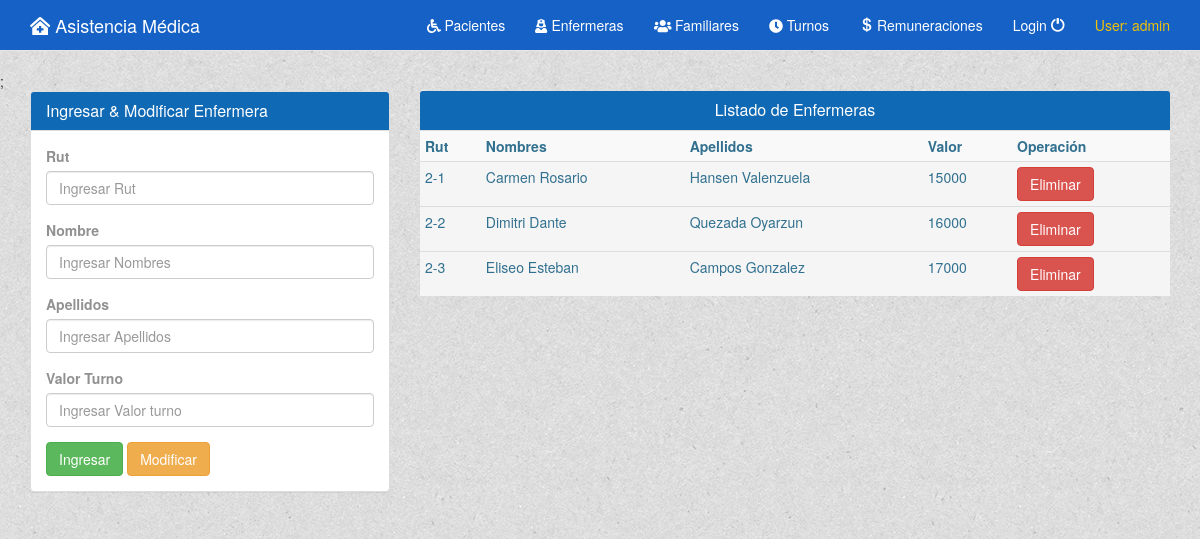
/Vision/GuiEnfermera.php (signed in), run on the app's committed database.
### tables this page shows
CREATE TABLE enfermera(
    rut VARCHAR(10) PRIMARY KEY NOT NULL,
    nombre VARCHAR(50),
    apel VARCHAR(50),
    valor INT
);

### Modelo/Enfermera.php (called while the page is built, shortened)
<?php
require_once("../Datos/Conexion.php");
class Enfermera
{
    public function listarEnfermera()
    {
        $conex = new Conexion();
        $conex->abrirConexionURL();
        $sql = "SELECT * FROM ENFERMERA";
        $result = $conex->ejecutarTransaccion($sql);
        return $result;
    }
}

### Datos/Conexion.php (called while the page is built, shortened)
<?php
class Conexion
{
    private $usuario = "root";
    private $clave = "2020";
    private $host = "127.0.0.1";
    private $bdatos = "bdasistencia";
    public function abrirConexionURL()
    {
        $this->conex = mysqli_connect($this->host, $this->usuario, $this->clave, $this->bdatos) or die("Error de URL");
        return $this->conex;
    }
    public function ejecutarTransaccion($sql)
    {
        $conex = $this->abrirConexionURL();
        $result = mysqli_query($conex, $sql);
        return $result;
    }
}

### Vision/GuiEnfermera.php (the view, shortened to what this page needs)
<!DOCTYPE html>
<html lang="es">
<head>
    <link href="../Bootstrap/css/bootstrap.min.css" rel="stylesheet" />
    <link rel="stylesheet" href="../Bootstrap/css/estilos.css">
</head>
<body>
    <?php include('Barra.php'); ?>;
    <div class="container">
        <div class="row">
            <div class="col-md-4">
                <div class="row">
                    <div class="col-md-12">
                        <div class="panel panel-default">
                            <div class="panel-heading">
                                <h3 class="panel-title">
                                    Ingresar & Modificar Enfermera
                                </h3>
                            </div>
                            <div class="panel-body">
                                <form id="tab" action="../Control/TEnfermera.php" method="post">
                                    <div class="form-group">
                                        <label for="rut">Rut</label>
                                        <input type="text" class="form-control" id="rut" name="rut" placeholder="Ingresar Rut" required>
                                    </div>
                                    <div class="form-group">
                                        <label for="nombre">Nombre</label>
                                        <input type="text" class="form-control" id="nombre" name="nombre" placeholder="Ingresar Nombres" required>
                                    </div>
                                    <div class="form-group">
                                        <label for="apel">Apellidos</label>
                                        <input type="text" class="form-control" id="apel" name="apel" placeholder="Ingresar Apellidos" required>
                                    </div>
                                    <div class="form-group">
                                        <label for="valor">Valor Turno</label>
                                        <input type="number" class="form-control" id="valor" name="valor" placeholder="Ingresar Valor turno" min="1" required>
                                    </div>
                                    <button type="submit" class="btn btn-success" name="OK" value="Ingresar">Ingresar</button>
                                    <button type="submit" class="btn btn-warning" name="OK1" value="Modificar">Modificar</button>
                                </form>
                            </div>
                        </div>
                    </div>
                </div>
            </div>
            <div class="col-md-8">
                <div class="row">
                    <div class="col-md-12">
                        <div class="panel-heading text-center">
                            <h3 class="panel-title">
                                Listado de Enfermeras
                            </h3>
                        </div>
                        <form id="tab" action="../Control/TEnfermera.php" method="post">
                            <table class="table table-striped text-info table-condensed">
                                <tr>
                                    <th>Rut</th>
                                    <th>Nombres</th>
                                    <th>Apellidos</th>
                                    <th>Valor</th>
                                    <th>Operación</th>
                                </tr>
                                <?php
                                require_once('../Modelo/Enfermera.php');
                                $objCat = new Enfermera();
                                $datos = $objCat->listarEnfermera();
                                while ($reg = mysqli_fetch_row($datos)) {
                                    echo "<tr class='active'>";
                                    echo "<td>" . $reg[0] . "</td>";
                                    echo "<td>" . $reg[1] . "</td>";
                                    echo "<td>" . $reg[2] . "</td>";
                                    echo "<td>" . $reg[3] . "</td>";
                                    echo "<td>";
                                    echo "<form id='tab' action='../Control/TEnfermera.php' method='post'>" .
                                        "<input type='hidden' id='rut' name='rut' value=" . $reg[0] . ">
                                     <button type='submit' class='btn btn-danger' name='OK2' value='Eliminar'>Eliminar</button>";
                                    echo "</form >";
                                    echo "</td>";
                                    echo "</tr>";
                                }
                                ?>
                            </table>
                        </form>
                    </div>
                </div>
            </div>
        </div>
</body>
</html>

### data on the page
enfermera: rut "2-1", nombre "Carmen Rosario", apel "Hansen Valenzuela", valor "15000"
enfermera: rut "2-2", nombre "Dimitri Dante", apel "Quezada Oyarzun", valor "16000"
enfermera: rut "2-3", nombre "Eliseo Esteban", apel "Campos Gonzalez", valor "17000"

### other printed values
$nombre "admin"
